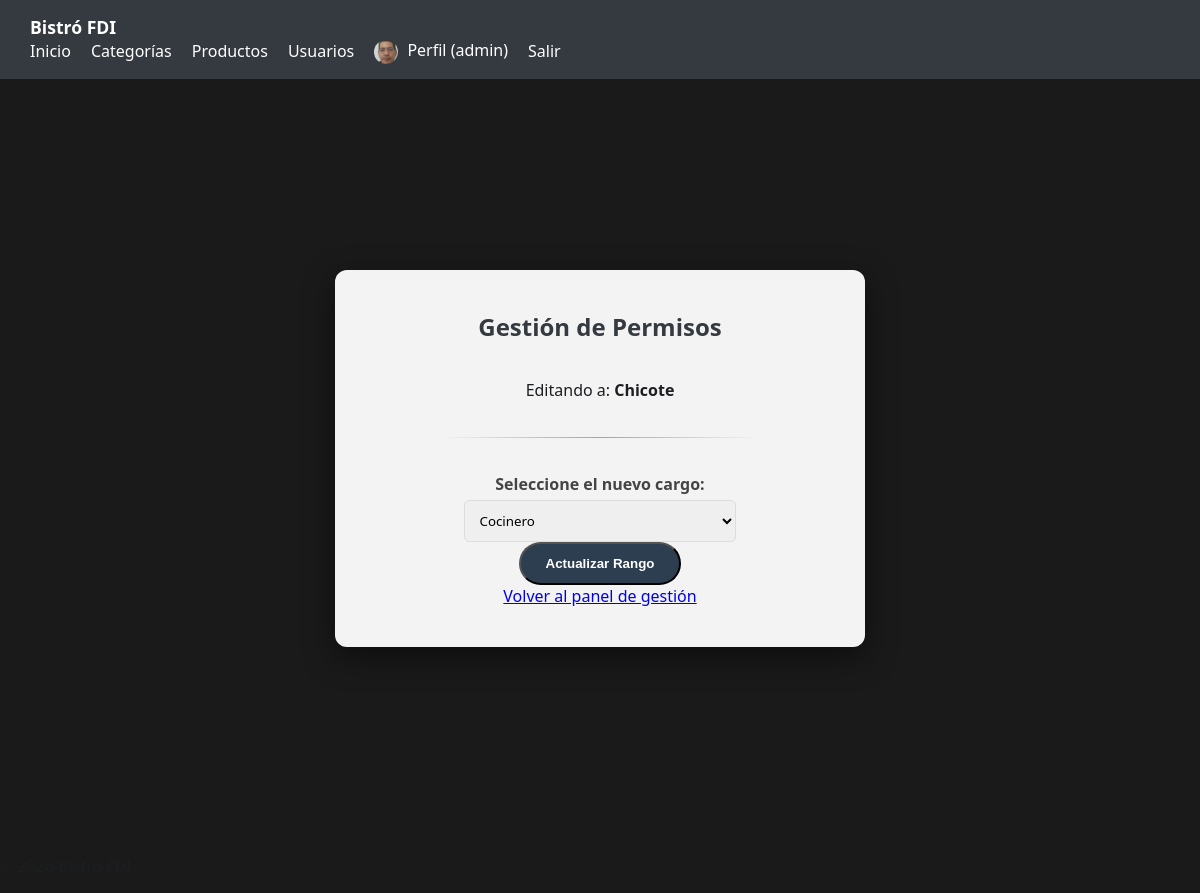
The app's page /cambiarRol.php?id=5 (signed in) with its own data.
### tables this page shows
CREATE TABLE `usuarios` (
  `id` int(11) NOT NULL,
  `nombre_usuario` varchar(50) NOT NULL,
  `email` varchar(100) NOT NULL,
  `nombre` varchar(50) NOT NULL,
  `apellidos` varchar(100) NOT NULL,
  `password_hash` varchar(255) NOT NULL,
  `rol` enum('cliente','camarero','cocinero','gerente') NOT NULL DEFAULT 'cliente',
  `avatar` varchar(255) DEFAULT 'img/avatares/default.jpg',
  `fecha_alta` datetime NOT NULL DEFAULT current_timestamp()
);

### includes/funcionesUsuarios.php (called while the page is built, shortened)
<?php
function obtenerUsuarioPorId(int $id): ?array {
    $conn = obtenerConexionBD();
    $sql = "SELECT * FROM usuarios WHERE id = ?";
    $stmt = $conn->prepare($sql);
    $stmt->bind_param("i", $id);
    $stmt->execute();
    $res = $stmt->get_result();
    $usuario = $res->fetch_assoc();
    return $usuario ?: null;
}

### cambiarRol.php (the view, shortened to what this page needs)
<?php
require_once __DIR__ . '/includes/config.php';
$idUsuario = isset($_GET['id']) ? (int)$_GET['id'] : 0;
$sql = "SELECT id, nombre_usuario, rol FROM usuarios WHERE id = $idUsuario";
$resultado = $db->query($sql);
$usuarioAEditar = $resultado->fetch_assoc();
$rolActual = strtolower(trim($usuarioAEditar['rol']));
?>
<!DOCTYPE html>
<html lang="es">
<head>
    <link rel="stylesheet" href="css/estilos.css">
</head>
<body class="body-inicio">
    <?php include __DIR__ . '/includes/nav.php'; ?>
    <main class="main-bienvenida">
        <section class="tarjeta-presentacion">
            <h2>Gestión de Permisos</h2>
            <p>Editando a: <strong><?php echo htmlspecialchars($usuarioAEditar['nombre_usuario']); ?></strong></p>
            <div class="divisor"></div>
            <form method="POST" action="cambiarRol.php?id=<?php echo $idUsuario; ?>">
                <label for="rol">Seleccione el nuevo cargo:</label>
                <select name="rol" id="rol">
                    <option value="cocinero" <?php if($rolActual == 'cocinero') echo 'selected'; ?>>Cocinero</option>
                </select>
                <button type="submit" class="btn-login">Actualizar Rango</button>
            </form>
            <div class="contenedor-enlaces">
                <a href="gestionarUsuarios.php">Volver al panel de gestión</a>
            </div>
        </section>
    </main>
    <footer class="footer-simple">
        <p>&copy; <?php echo date('Y'); ?> Bistró FDI</p>
    </footer>
</body>
</html>

### includes/nav.php (shortened to what this page needs)
<?php
$base = "/bistroFDI/";
$estaLogueado = isset($_SESSION['id_usuario']);
$avatar = 'img/avatares/default.png';
if ($estaLogueado && function_exists('obtenerUsuarioPorId')) {
    $usuario = obtenerUsuarioPorId($_SESSION['id_usuario']);
    if ($usuario && !empty($usuario['avatar'])) {
        $avatar = $usuario['avatar'];
    }
}
$rutaFinalAvatar = (strpos($avatar, 'http') === 0) ? $avatar : $base . $avatar;
?>
<nav class="navegacion-principal">
    <div class="nav-contenedor">
        <a href="<?= $base ?>index.php" class="nav-logo">Bistró FDI</a>
        <ul class="nav-links">
            <li><a href="<?= $base ?>index.php">Inicio</a></li>
            <?php if (isset($_SESSION['rol']) && $_SESSION['rol'] === 'gerente'): ?>
                <li><a href="<?= $base ?>gestion_categorias.php">Categorías</a></li>
                <li><a href="<?= $base ?>gestion_productos.php">Productos</a></li>
                <li><a href="<?= $base ?>gestionarUsuarios.php">Usuarios</a></li>
            <?php endif; ?>
            <?php if ($estaLogueado): ?>
                <li>
                    <a href="<?= $base ?>perfil.php">
                        <img src="<?= htmlspecialchars($rutaFinalAvatar) ?>" alt="Avatar"
                             style="width: 24px; height: 24px; border-radius: 50%; vertical-align: middle; margin-right: 5px; object-fit: cover;">
                        Perfil (<?= htmlspecialchars($_SESSION['nombre_usuario'] ?? 'Usuario') ?>)
                    </a>
                </li>
                <li><a href="<?= $base ?>logout.php">Salir</a></li>
            <?php else: ?>
                <li><a href="<?= $base ?>login.php">Login</a></li>
                <li><a href="<?= $base ?>registro.php">Registrarse</a></li>
            <?php endif; ?>
        </ul>
    </div>
</nav>

### css/estilos.css (style rules this page uses)
body { font-family: 'Segoe UI', Tahoma, Geneva, Verdana, sans-serif; margin: 0; background: #f0f2f5; color: #1c1e21; }
h1, h2 { color: #343a40; margin-top: 0; }
nav { background: #343a40; padding: 15px 30px; display: flex; justify-content: space-between; align-items: center; }
nav a { color: white; text-decoration: none; font-weight: bold; font-size: 1.1em; }
nav ul { list-style: none; display: flex; gap: 20px; margin: 0; padding: 0; align-items: center; }
nav ul li a { font-weight: normal; font-size: 1em; transition: 0.2s; }
label { display: block; margin-top: 15px; margin-bottom: 5px; font-weight: bold; color: #444; }
input, select, textarea { width: 100%; padding: 10px; border: 1px solid #ddd; border-radius: 5px; box-sizing: border-box; font-family: inherit; }
.main-bienvenida { display: flex; justify-content: center; align-items: center; min-height: calc(100vh - 80px); padding: 20px; }
.tarjeta-presentacion { display: flex; flex-direction: column; align-items: center; justify-content: center; }
.body-inicio { background: #1a1a1a url('../img/fondo_madera.jpg') no-repeat center center fixed; background-size: cover; margin: 0; }
.tarjeta-presentacion { background: rgba(255, 255, 255, 0.95); padding: 40px; border-radius: 12px; text-align: center; box-shadow: 0 10px 30px rgba(0,0,0,0.5); max-width: 450px; width: 90%; display: flex; flex-direction: column; align-items: center; }
.divisor { height: 1px; background: linear-gradient(to right, transparent, #bfa071, transparent); margin: 20px auto; width: 70%; }
.btn-login, .btn-admin { background: #2c3e50; color: white; padding: 12px 25px; border-radius: 25px; text-decoration: none; font-weight: bold; transition: 0.3s; }

### records on screen
usuarios: avatar (placeholder picture)
usuarios: nombre_usuario "Chicote", rol "Cocinero"

### other values on screen
$_SESSION['nombre_usuario'] "admin"
